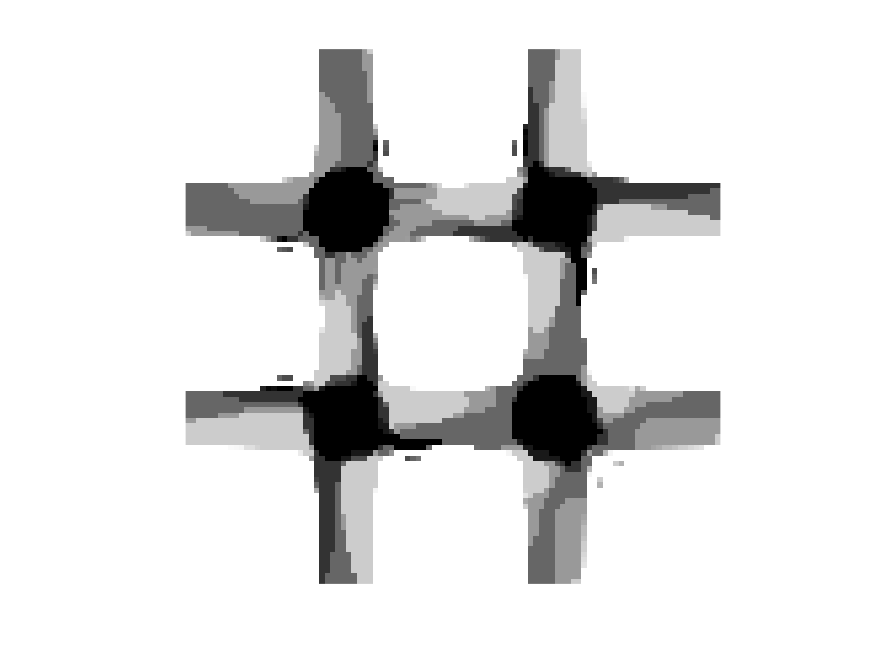
#> input picture data/Shape_Initial_shear/Cross_regtangular_shear/iteration_00027.png, 875 x 656 px; its folder holds only this picture in this run
$ jupyter execute --allow-errors 02_image_metrics.ipynb
#> lines starting #> are read from the running program, lines starting #| are printed output that depends on the picture
# 02 — Image Metrics Analysis

Phân tích chất lượng ảnh topology từ các iteration của thuật toán SIMP.

**Nguồn dữ liệu:** `data/Shape_Initial_shear/` và `data/Shape_Initial_stiff/` — ảnh PNG `iteration_*.png`.

**Chỉ số phân tích:**
- **Binary rate**: tỉ lệ pixel đen/trắng thuần (0 hoặc 1) so với tổng pixel
- **Edge density**: mật độ cạnh (dùng Sobel filter)
- **Noise ratio**: tỉ lệ pixel xám không thuộc 0 hoặc 1
- **Symmetry (L/R)**: độ đối xứng trái-phải

**Output figures:** `outputs/figures/image_metrics_*.png`

[cell 1]
import numpy as np
import matplotlib.pyplot as plt
from pathlib import Path
from PIL import Image
from scipy.ndimage import sobel

# ── config ──
DATA_ROOT = Path('../data')
OUTPUT_DIR = Path('../outputs/figures')
OUTPUT_DIR.mkdir(parents=True, exist_ok=True)

plt.rcParams.update({
    'figure.dpi': 150,
    'savefig.dpi': 300,
    'savefig.bbox': 'tight',
    'font.size': 11,
    'axes.titlesize': 13,
    'axes.labelsize': 11,
})
print('Setup OK')

## 1. Hàm tính metrics

[cell 2]
def compute_image_metrics(img: np.ndarray):
    """
    Tính các chỉ số từ ảnh grayscale (giá trị 0..1).

    Returns:
        dict: binary_rate, edge_density, noise_ratio, sym_lr
    """
    h, w = img.shape
#> h = 656; w = 875
    total_pixels = h * w
#> total_pixels = 574000

    # Binary rate: pixel ≈ 0 hoặc ≈ 1
    black = (img < 0.05).sum()
#> black = 22213
    white = (img > 0.95).sum()
#> white = 460280
    binary_rate = (black + white) / total_pixels
#> binary_rate = 0.841

    # Noise ratio: pixel xám
    gray = ((img >= 0.05) & (img <= 0.95)).sum()
#> gray = 91507
    noise_ratio = gray / total_pixels
#> noise_ratio = 0.159

    # Edge density: Sobel gradient magnitude
    sx = sobel(img, axis=1)
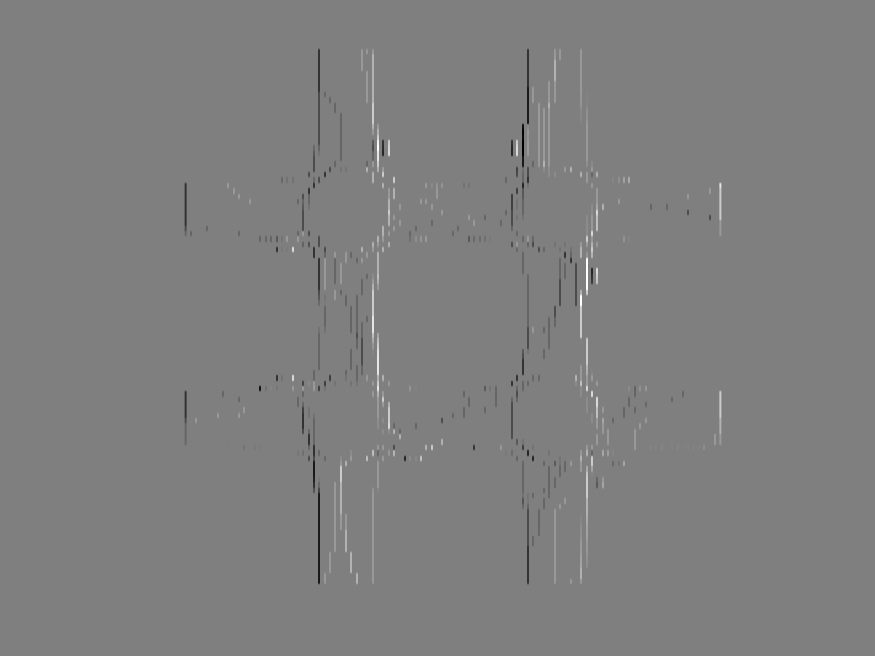
#> sx: shape (656, 875) float64; min -4, max 4, mean -1.45e-19; drawn with min black and max white
    sy = sobel(img, axis=0)
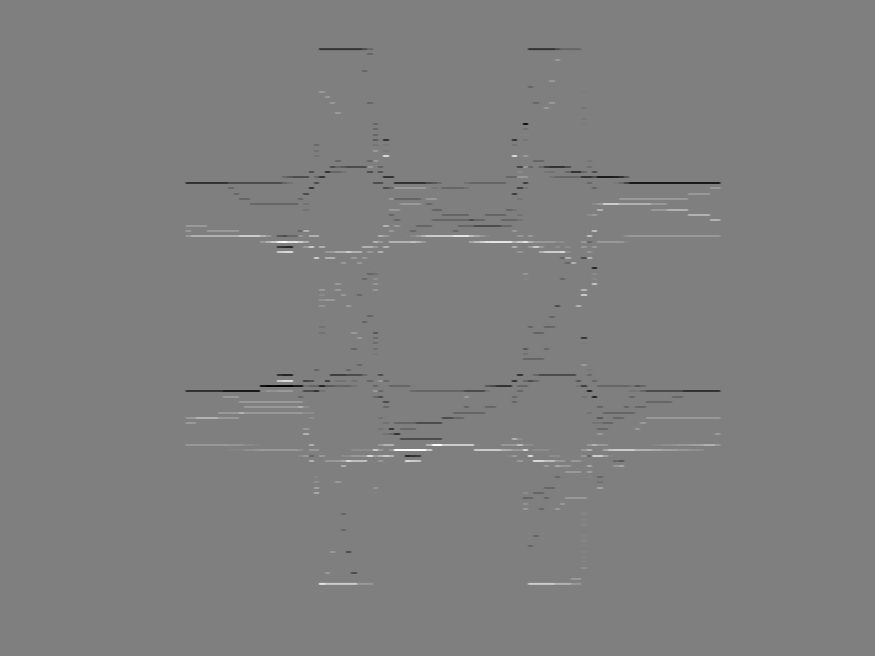
#> sy: shape (656, 875) float64; min -4, max 4, mean 8.91e-19; drawn with min black and max white
    edges = np.hypot(sx, sy)
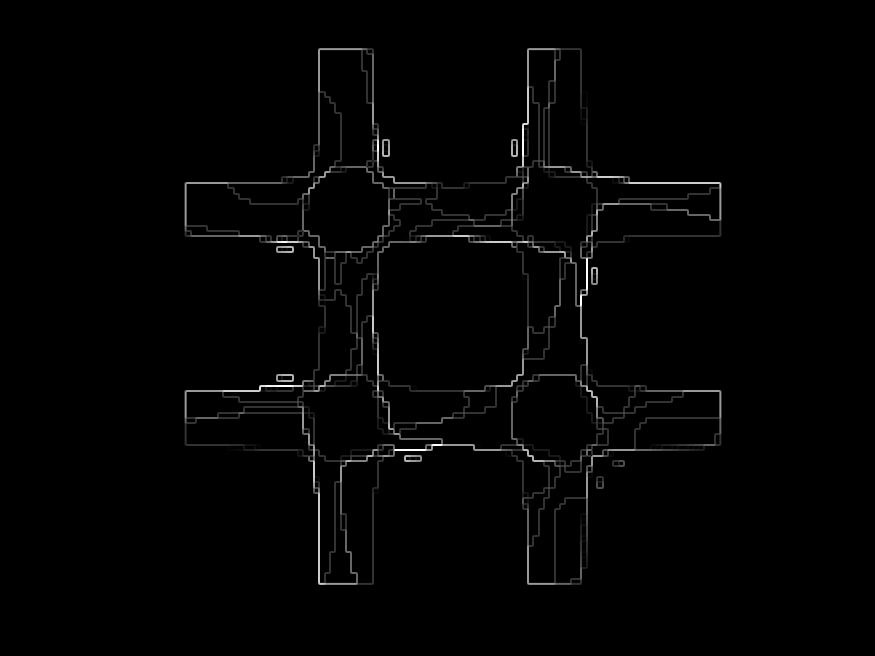
#> edges: shape (656, 875) float64; min 0, max 4, mean 0.0506; drawn with min black and max white
    edge_density = (edges > 0.15).sum() / total_pixels
#> edge_density = 0.0397

    # Symmetry (left-right): tương quan pixel giữa nửa trái và nửa phải
    mid = w // 2
#> mid = 437
    left = img[:, :mid]
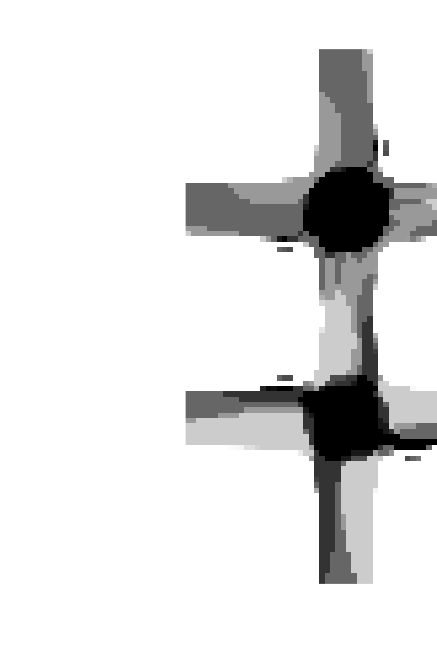
#> left: shape (656, 437) float64; min 0, max 1, mean 0.89
    right = img[:, -mid:]
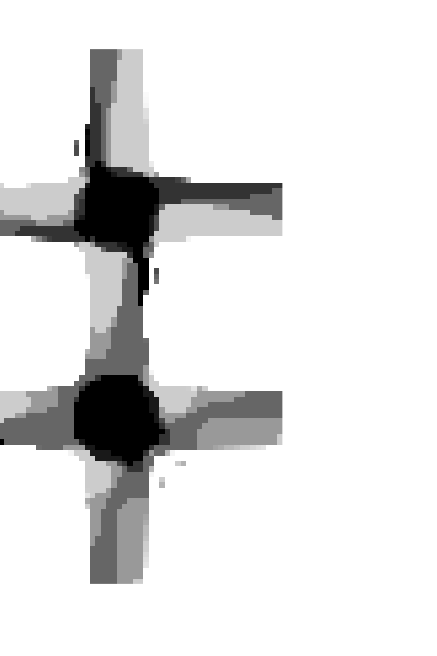
#> right: shape (656, 437) float64; min 0, max 1, mean 0.886
    # Correlation coefficient giữa left và right (right flipped)
    left_flat = left.ravel()
    right_flat = np.fliplr(right).ravel()
    if left_flat.std() == 0 or right_flat.std() == 0:
        sym_lr = 0.0
    else:
        sym_lr = float(np.corrcoef(left_flat, right_flat)[0, 1])
#> sym_lr = 0.683

    return {
        'binary_rate': binary_rate,
        'edge_density': edge_density,
        'noise_ratio': noise_ratio,
        'sym_lr': sym_lr,
    }

print('compute_image_metrics defined')

## 2. Quét ảnh và tính metrics

[cell 3]
def scan_images(base_dir, label):
    """Duyệt tất cả ảnh PNG trong các thư mục seed, tính metrics."""
    records = []
    for seed_dir in sorted(base_dir.iterdir()):
        if not seed_dir.is_dir():
            continue
        # Tìm các ảnh iteration
        png_files = sorted(seed_dir.glob('iteration_*.png'))
        if not png_files:
            continue
        for fpath in png_files:
            # Trích iteration number từ filename: iteration_00005.png -> 5
            iter_num = int(fpath.stem.split('_')[1])
            img = np.array(Image.open(fpath).convert('L')) / 255.0
            metrics = compute_image_metrics(img)
#> metrics = {'binary_rate': 0.841, 'edge_density': 0.0397, 'noise_ratio': 0.159, 'sym_lr': 0.683}
            records.append({
                'seed': seed_dir.name,
                'condition': label,
                'iteration': iter_num,
                **metrics,
            })
#> pass 2 of the loop in scan_images, `for seed_dir in sorted(base_dir.iterdir()):`:
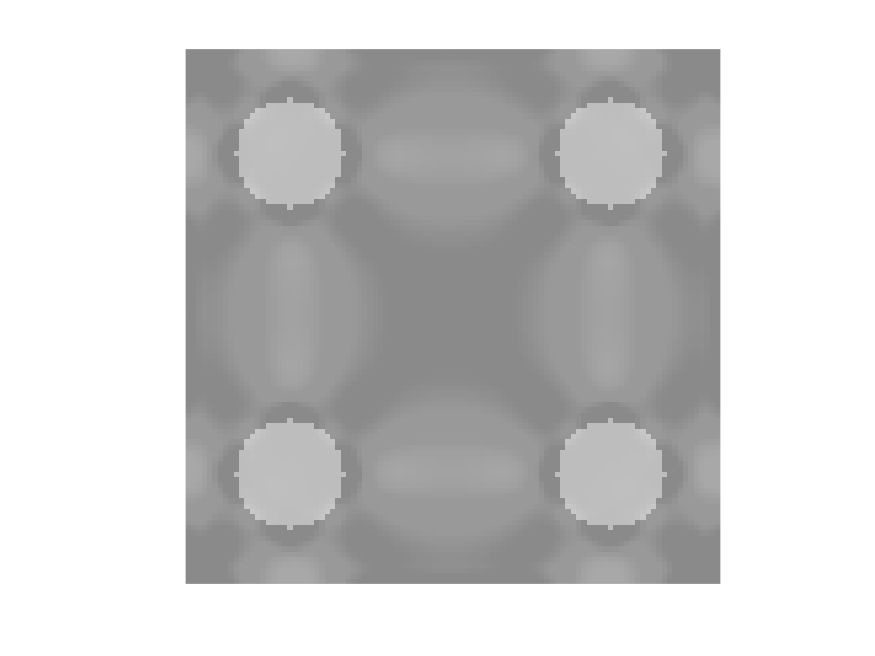
#> input picture data/Shape_Initial_shear/Four_circle_shear/iteration_00002.png, 875 x 656 px
#> black = 0
#> white = 287240
#> binary_rate = 0.5
#> gray = 286760
#> noise_ratio = 0.5
#> in compute_image_metrics (call 2), `edges = np.hypot(sx, sy)`:
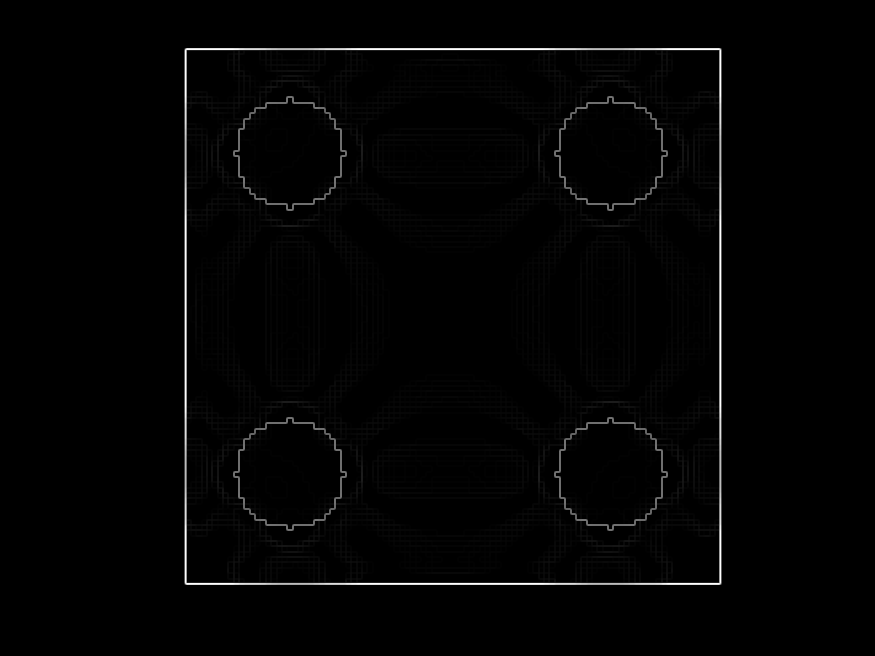
#> edges: shape (656, 875) float64; min 0, max 1.84, mean 0.0232; drawn with min black and max white
#> edge_density = 0.0181
#> in compute_image_metrics (call 2), `right = img[:, -mid:]`:
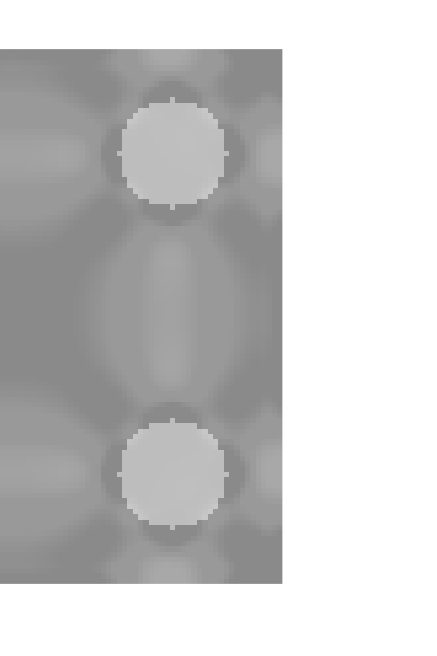
#> right: shape (656, 437) float64; min 0.541, max 1, mean 0.789
#> sym_lr = 0.865
#> metrics = {'binary_rate': 0.5, 'edge_density': 0.0181, 'noise_ratio': 0.5, 'sym_lr': 0.865}
    return records

records_shear = scan_images(DATA_ROOT / 'Shape_Initial_shear', 'shear')
#> records_shear = 2 items
#> (the rest of this cell did not finish here and is left out)

all_records = records_shear + records_stiff

print(f'shear: {len(records_shear)} images, {len(set(r["seed"] for r in records_shear))} seeds')
print(f'stiff: {len(records_stiff)} images, {len(set(r["seed"] for r in records_stiff))} seeds')
print(f'total: {len(all_records)} images')

# Show sample
if all_records:
    sample = all_records[0]
    print(f'\nSample record:')
    for k, v in sample.items():
        print(f'  {k}: {v}')
